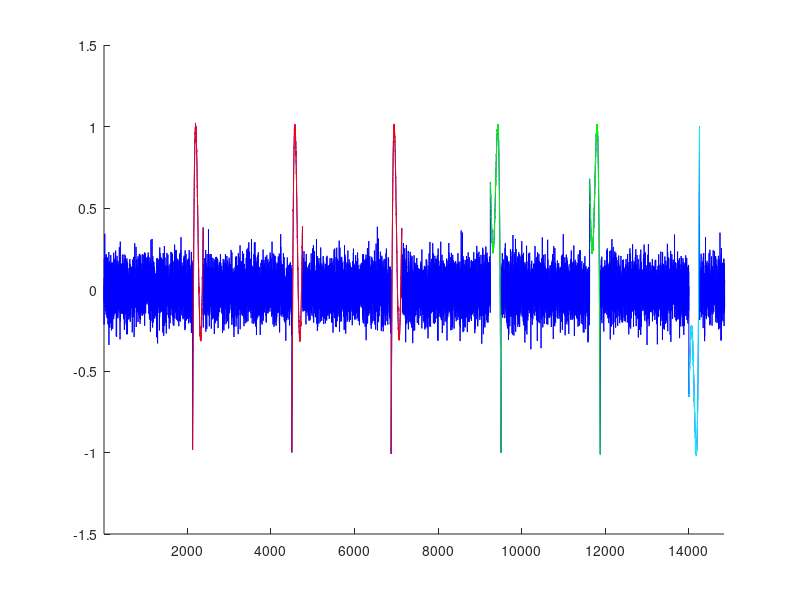

Reproduce this figure in MATLAB.
clear;
clc;

%%
subLen = 2^8;
dataLen = 2^14;

%%
dataLen = dataLen-subLen*6;
randonLen = round(dataLen/7);

%%
pattern1 = sin(0:(2*pi)/subLen:2*pi)+2*tanh(0:(2*pi)/subLen:2*pi);
pattern1 = pattern1(1:subLen);
pattern1 = pattern1 - min(pattern1);
pattern1 = pattern1 / max(pattern1);
pattern1 = pattern1 * 2 - 1;

pattern2 = sin(2*pi:-(2*pi)/subLen:0)+4*tanh(2*pi:-(2*pi)/subLen:0);
pattern2 = pattern2(1:subLen);
pattern2 = pattern2 - min(pattern2);
pattern2 = pattern2 / max(pattern2);
pattern2 = pattern2 * 2 - 1;

pattern2Anti = pattern2;
pattern2Anti = pattern2Anti - min(pattern2Anti);
pattern2Anti = pattern2Anti / max(pattern2Anti);
pattern2Anti = max(pattern2Anti) - pattern2Anti;
pattern2Anti = pattern2Anti * 2 - 1;

%%
data = cell(1, 13);
data{2} = pattern1+randn(size(pattern1))*0.01;
data{4} = pattern1+randn(size(pattern1))*0.01;
data{6} = pattern1+randn(size(pattern1))*0.01;

% data{2} = pattern2+randn(size(pattern2))*0.01;
% data{4} = pattern2+randn(size(pattern2))*0.01;
% data{6} = pattern2+randn(size(pattern2))*0.01;

data{8} = pattern2+randn(size(pattern2))*0.01;
data{10} = pattern2+randn(size(pattern2))*0.01;

data{12} = pattern2Anti+randn(size(pattern2Anti))*0.01;

%%
% data{1} = cumsum(randn(1, randonLen)*0.1);
% data{3} = cumsum(randn(1, randonLen)*0.1);
% data{5} = cumsum(randn(1, randonLen)*0.1);
% data{7} = cumsum(randn(1, randonLen)*0.1);
% data{9} = cumsum(randn(1, randonLen)*0.1);
% data{11} = cumsum(randn(1, dataLen-5*randonLen)*0.1);
data{1} = randn(1, randonLen)*0.1;
data{3} = randn(1, randonLen)*0.1;
data{5} = randn(1, randonLen)*0.1;
data{7} = randn(1, randonLen)*0.1;
data{9} = randn(1, randonLen)*0.1;
data{11} = randn(1, randonLen)*0.1;
data{13} = randn(1, dataLen-6*randonLen)*0.1;
patPos = [randonLen + 1, 2*randonLen + subLen + 1, 3*randonLen + 2*subLen + 1, 4*randonLen + 3*subLen + 1, 5*randonLen + 4*subLen + 1, 6*randonLen + 5*subLen + 1];

%%
data = cell2mat(data);

%%
figure;
hold on;
plot(1:length(data), data, 'b');
for i = 1:length(patPos)
    if i <= 3
        plot(patPos(i):patPos(i)+subLen-1, ...
            data(patPos(i):patPos(i)+subLen-1), 'r');
    elseif i <= 5
        plot(patPos(i):patPos(i)+subLen-1, ...
            data(patPos(i):patPos(i)+subLen-1), 'g');
    else
        plot(patPos(i):patPos(i)+subLen-1, ...
            data(patPos(i):patPos(i)+subLen-1), 'c');
    end
end
hold off;
xlim(gca, [1, dataLen]);

%%
save('testData', 'data', 'subLen')